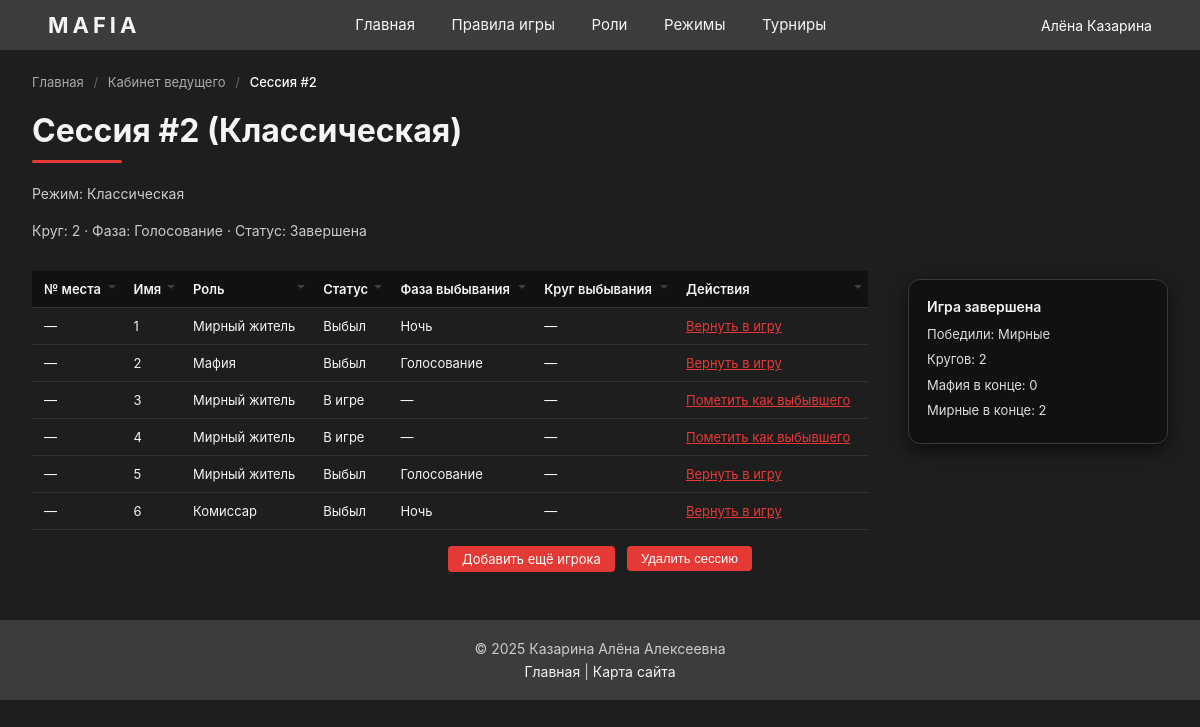
/host/sessions/2/ (signed in), run on the app's committed database.
### game/models.py (models this page shows, shortened)
class Session(models.Model):
    class Status(models.TextChoices):
        PLANNED = "planned", "Запланирована"
        ACTIVE = "active", "Идёт"
        FINISHED = "finished", "Завершена"
        CANCELLED = "cancelled", "Сброшена"
    mode = models.ForeignKey(
        Mode,
        verbose_name="Режим",
        on_delete=models.PROTECT,
        related_name="sessions",
    )
    host = models.ForeignKey(
        User,
        verbose_name="Ведущий",
        on_delete=models.PROTECT,
        related_name="hosted_sessions",
    )
    status = models.CharField(
        "Статус",
        max_length=20,
        choices=Status.choices,
        default=Status.PLANNED,
    )
    players_count = models.PositiveIntegerField("Количество игроков")
    created_at = models.DateTimeField("Создана", auto_now_add=True)
    finished_at = models.DateTimeField("Завершена", null=True, blank=True)
    current_round = models.PositiveIntegerField(
        "Текущий круг",
        default=1,
    )
    current_phase = models.ForeignKey(
        "Phase",
        verbose_name="Текущая фаза",
        on_delete=models.SET_NULL,
        null=True,
        blank=True,
        related_name="sessions_in_phase",
    )
    class Meta:
        verbose_name = "Игровая сессия"
        verbose_name_plural = "Игровые сессии"
        ordering = ["-created_at"]

class Mode(models.Model):
    name = models.CharField("Название режима", max_length=100)
    description = models.TextField("Описание", blank=True)
    min_players = models.PositiveIntegerField("Минимум игроков")
    max_players = models.PositiveIntegerField("Максимум игроков")
    class Meta:
        verbose_name = "Режим игры"
        verbose_name_plural = "Режимы игры"
        ordering = ["id"]

class Phase(models.Model):
    name = models.CharField("Название фазы", max_length=100)
    order = models.PositiveIntegerField(
        "Порядок в круге",
        help_text="1 – ночь, 2 – день, 3 – голосование и т.п.",
    )
    class Meta:
        verbose_name = "Фаза игры"
        verbose_name_plural = "Фазы игры"
        ordering = ["order"]

class Player(models.Model):
    class PlayerStatus(models.TextChoices):
        ALIVE = "alive", "В игре"
        DEAD = "dead", "Выбыл"
    session = models.ForeignKey(
        Session,
        verbose_name="Сессия",
        on_delete=models.CASCADE,
        related_name="players",
    )
    name = models.CharField("Имя в партии", max_length=100)
    role = models.ForeignKey(
        Role,
        verbose_name="Роль",
        on_delete=models.PROTECT,
        related_name="players",
        null=True,
        blank=True,
    )
    status = models.CharField(
        "Статус игрока",
        max_length=10,
        choices=PlayerStatus.choices,
        default=PlayerStatus.ALIVE,
    )
    seat_number = models.PositiveIntegerField(
        "Номер места за столом",
        null=True,
        blank=True,
    )
    fail_phase = models.ForeignKey(
        Phase,
        verbose_name="Фаза выбывания",
        on_delete=models.SET_NULL,
        null=True,
        blank=True,
        related_name="failed_players",
    )
    fail_round = models.PositiveIntegerField(
        "Круг выбывания",
        null=True,
        blank=True,
    )
    notes = models.CharField("Примечания", max_length=300, blank=True)
    class Meta:
        verbose_name = "Игрок"
        verbose_name_plural = "Игроки"
        ordering = ["session", "seat_number", "name"]

class Role(models.Model):
    name = models.CharField("Название роли", max_length=100)
    description = models.TextField("Описание")
    is_unique = models.BooleanField("Уникальная роль", default=False)
    turn_order = models.PositiveIntegerField(
        "Порядок хода",
        null=True,
        blank=True,
        help_text="Чем меньше число, тем раньше ходит роль в ночной фазе",
    )
    class Meta:
        verbose_name = "Роль"
        verbose_name_plural = "Роли"
        ordering = ["name"]

class Result(models.Model):
    class WinnerSide(models.TextChoices):
        MAFIA = "mafia", "Мафия"
        TOWN = "town", "Мирные"
        MANIAC = "maniac", "Маньяк"
    session = models.OneToOneField(
        Session,
        verbose_name="Сессия",
        on_delete=models.CASCADE,
        related_name="result",
    )
    winner_side = models.CharField(
        "Победившая сторона",
        max_length=10,
        choices=WinnerSide.choices,
    )
    rounds_count = models.PositiveIntegerField("Количество кругов")
    mafia_count = models.PositiveIntegerField("Количество мафии")
    town_count = models.PositiveIntegerField("Количество мирных")
    class Meta:
        verbose_name = "Результат партии"
        verbose_name_plural = "Результаты партий"

### game/views.py (the view)
# urls.py: path('host/sessions/<int:session_id>/', views.session_manage, name='session_manage'),
def session_manage(request, session_id):
    forbidden = _ensure_host_or_admin(request)
    if forbidden:
        return forbidden
    session = get_object_or_404(
        Session.objects.select_related("mode", "current_phase"),
        id=session_id,
    )
    players_qs = (
        session.players.select_related("role").order_by("seat_number", "name")
    )
    if request.method == "POST" and "advance_phase" in request.POST:
        advance_phase(session)
        return redirect("game:session_manage", session_id=session.id)
    night_victims = (
        session.players.filter(
            status=Player.PlayerStatus.DEAD,
            fail_round=session.current_round,
        )
        .select_related("role")
        .order_by("seat_number", "name")
    )
    context = {
        "session": session,
        "players": players_qs,
        "night_victims": night_victims,
    }
    return render(request, "game/session_manage.html", context)

### game/templates/game/session_manage.html (shortened to what this page needs)
{% extends 'game/base.html' %}
{% block breadcrumbs %}
<nav class="breadcrumbs">
    <a href="{% url 'game:index' %}" class="crumb">Главная</a>
    <span class="crumb-sep">/</span>
    <a href="{% url 'game:host_sessions' %}" class="crumb">Кабинет ведущего</a>
    <span class="crumb-sep">/</span>
    <span class="crumb crumb-active">Сессия #{{ session.id }}</span>
</nav>
{% endblock %}
{% block content %}
  <h1 class="page-title">
    Сессия #{{ session.id }} ({{ session.mode.name }})
  </h1>
  <p class="page-subtitle">
    Режим: {{ session.mode.name }}
  </p>
  <p class="page-subtitle">
    Круг: {{ session.current_round }} ·
    Фаза: {{ session.current_phase.name|default:"—" }} ·
    Статус: {{ session.get_status_display }}
  </p>
  <div class="sessions-panel" style="margin-top: 32px;">
    <div class="sessions-table-wrapper" style="flex: 1 1 auto;">
      <table class="sessions-table">
        <thead>
          <tr>
            <th data-sort-type="number">№ места</th>
            <th data-sort-type="text">Имя</th>
            <th data-sort-type="text">Роль</th>
            <th data-sort-type="text">Статус</th>
            <th data-sort-type="text">Фаза выбывания</th>
            <th data-sort-type="number">Круг выбывания</th>
            <th data-sort-type="text" class="actions-header">Действия</th>
          </tr>
        </thead>
        <tbody>
          {% for player in players %}
            <tr>
              <td>{{ player.seat_number|default:"—" }}</td>
              <td>{{ player.name }}</td>
              <td>
                {% if player.role %}
                  {{ player.role.name }}
                {% else %}
                  —
                {% endif %}
              </td>
              <td>{{ player.get_status_display }}</td>
              <td>
                {% if player.fail_phase %}
                  {{ player.fail_phase.name }}
                {% else %}
                  —
                {% endif %}
              </td>
              <td>
                {% if player.fail_round %}
                  {{ player.fail_round }}
                {% else %}
                  —
                {% endif %}
              </td>
              <td class="actions-cell">
                <a href="{% url 'game:player_toggle_status' session.id player.id %}"
                   class="btn-secondary btn-small">
                  {% if player.status == 'alive' %}
                    Пометить как выбывшего
                  {% else %}
                    Вернуть в игру
                  {% endif %}
                </a>
              </td>
            </tr>
          {% empty %}
            <tr>
              <td colspan="7">Игроков пока нет. Добавьте как минимум 6 игроков.</td>
            </tr>
          {% endfor %}
        </tbody>
      </table>
    </div>
    <aside class="sessions-actions-column">
      {% if session.status == 'active' %}
        {% if session.current_phase %}
          {% with phase_name=session.current_phase.name|lower %}
            <div class="phase-hints-card">
              {% if 'ноч' in phase_name %}
                <p class="phase-hints-title">Ночная последовательность</p>
                <ol class="phase-hints-list">
                  <li>Просыпается комиссар и выбирает, кого проверить.</li>
                  <li>Комиссар засыпает.</li>
                  <li>Просыпается мафия и выбирает жертву.</li>
                  <li>Мафия засыпает, остаётся дон и выбирает, кого проверить.</li>
                  <li>Дон засыпает, просыпается доктор и выбирает, кого лечить.</li>
                </ol>
              {% elif 'день' in phase_name %}
                <p class="phase-hints-title">День</p>
                {% if night_victims %}
                  <p class="phase-hints-text">
                    Ночью убит(а):
                    {% for p in night_victims %}
                      {{ p.name }}{% if not forloop.last %}, {% endif %}
                    {% endfor %}.
                  </p>
                {% else %}
                  <p class="phase-hints-text">
                    Ночью никто не убит.
                  </p>
                {% endif %}
                <p class="phase-hints-text">
                  Объявите результат и дайте игрокам время на обсуждение,
                  затем переходите к голосованию.
                </p>
              {% elif 'голос' in phase_name %}
                <p class="phase-hints-title">Голосование</p>
                <p class="phase-hints-text">
                  Озвучьте кандидатов, соберите голоса и пометьте выбывшего игрока.
                </p>
              {% else %}
                <p class="phase-hints-title">Текущая фаза</p>
                <p class="phase-hints-text">
                  Управляйте игрой и переходите к следующей фазе по готовности.
                </p>
              {% endif %}
            </div>
          {% endwith %}
        {% endif %}
        <form method="post" class="phase-next-form">
          {% csrf_token %}
          <button type="submit" name="advance_phase" class="btn-secondary btn-small">
            Следующая фаза
          </button>
        </form>
      {% elif session.status == 'finished' and session.result %}
        <div class="phase-hints-card">
          <p class="phase-hints-title">Игра завершена</p>
          <p class="phase-hints-text">Победили: {{ session.result.get_winner_side_display }}</p>
          <p class="phase-hints-text">Кругов: {{ session.result.rounds_count }}</p>
          <p class="phase-hints-text">Мафия в конце: {{ session.result.mafia_count }}</p>
          <p class="phase-hints-text">Мирные в конце: {{ session.result.town_count }}</p>
        </div>
      {% endif %}
    </aside>
  </div>
  <div class="host-actions">
    {% if session.status == 'planned' %}
      <a href="{% url 'game:player_add' session.id %}" class="btn-secondary btn-small">
        Добавить игрока
      </a>
    {% else %}
      <a href="{% url 'game:player_add' session.id %}" class="btn-secondary btn-small">
        Добавить ещё игрока
      </a>
    {% endif %}
    <form method="post"
          action="{% url 'game:session_delete' session.id %}"
          style="display:inline-block; margin-left: 12px;"
          onsubmit="return confirm('Удалить эту сессию со всеми игроками и результатами?');">
        <button type="submit" class="btn-secondary btn-small">
          Удалить сессию
        </button>
    </form>
  </div>
{% endblock %}

### game/templates/game/base.html (shortened to what this page needs)
{% load static %}
<!DOCTYPE html>
<html lang="ru">
<head>
    <link rel="stylesheet" href="{% static 'game/style.css' %}">
</head>
<body>
    <header class="topbar">
        <div class="topbar-left">
            <a href="{% url 'game:index' %}" class="logo">
                MAFIA
            </a>
        </div>
    <nav class="main-nav">
        <a href="{% url 'game:index' %}"
           class="{% if request.resolver_match.url_name == 'index' %}nav-link-active{% endif %}">
            Главная
        </a>
        <a href="{% url 'game:rules' %}"
           class="{% if request.resolver_match.url_name == 'rules' %}nav-link-active{% endif %}">
            Правила игры
        </a>
        <a href="{% url 'game:roles' %}"
           class="{% if request.resolver_match.url_name == 'roles' %}nav-link-active{% endif %}">
            Роли
        </a>
        <a href="{% url 'game:modes' %}"
           class="{% if request.resolver_match.url_name == 'modes' %}nav-link-active{% endif %}">
            Режимы
        </a>
        <a href="{% url 'game:sessions_list' %}"
           class="{% if request.resolver_match.url_name == 'sessions_list' %}nav-link-active{% endif %}">
            Турниры
        </a>
    </nav>
    <div class="user-block">
        {% if request.user.is_authenticated %}
            <div class="user-menu">
                <button type="button" class="user-name-btn">
                    {{ request.user.get_full_name|default:request.user.username }}
                </button>
            </div>
        {% else %}
            <a href="{% url 'login' %}" class="btn-secondary btn-small">Войти</a>
            <a href="{% url 'register' %}" class="btn-primary btn-small">Регистрация</a>
        {% endif %}
    </div>
</header>
<main class="page-content">
    {% block breadcrumbs %}{% endblock %}
    {% block content %}{% endblock %}
</main>
<footer class="footer">
  <div>© 2025 Казарина Алёна Алексеевна</div>
  <div class="footer-links">
      <a href="{% url 'game:index' %}">Главная</a> |
      <a href="{% url 'game:sitemap' %}">Карта сайта</a>
  </div>
</footer>
</body>
</html>

### data on the page
Session: id "2", mode.name "Классическая", current_round "2", current_phase.name "Голосование", status "Завершена", result.winner_side "Мирные", result.rounds_count "2", result.mafia_count "0", result.town_count "2"
Player: seat_number "—", name "1", role.name "Мирный житель", status "Выбыл", fail_phase.name "Ночь", shows "Вернуть в игру"
Player: seat_number "—", name "2", role.name "Мафия", status "Выбыл", fail_phase.name "Голосование", shows "Вернуть в игру"
Player: seat_number "—", name "3", role.name "Мирный житель", status "В игре", shows "Пометить как выбывшего"
Player: seat_number "—", name "4", role.name "Мирный житель", status "В игре", shows "Пометить как выбывшего"
Player: seat_number "—", name "5", role.name "Мирный житель", status "Выбыл", fail_phase.name "Голосование", shows "Вернуть в игру"
Player: seat_number "—", name "6", role.name "Комиссар", status "Выбыл", fail_phase.name "Ночь", shows "Вернуть в игру"

### other printed values
{{ request.user.get_full_name|default:request.user.username }} "Алёна Казарина"
